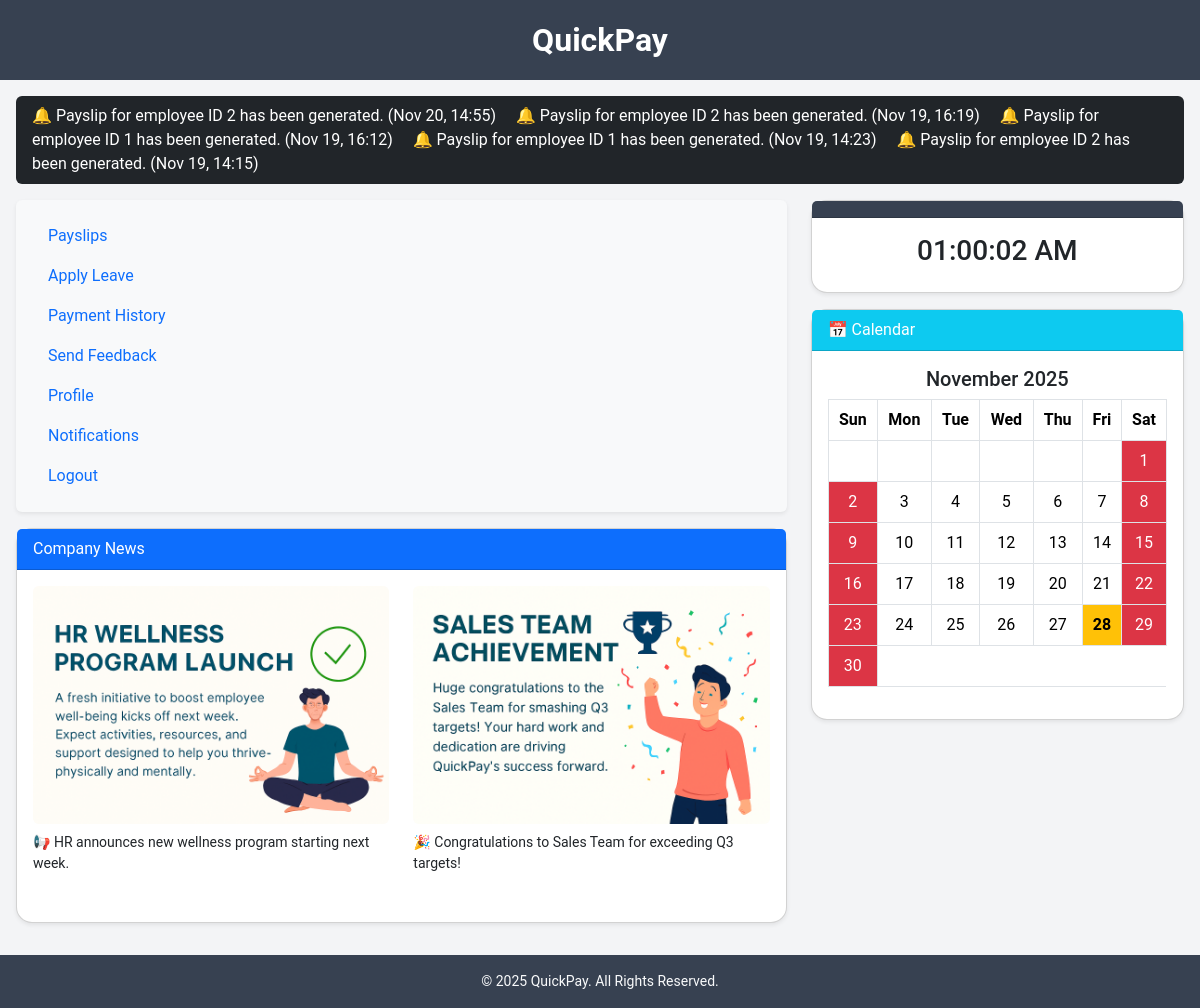
The page /e_home (signed in) on the database its author committed.
### user/models.py (models this page shows, shortened)
class Notification(models.Model):
    user = models.ForeignKey(
        settings.AUTH_USER_MODEL,
        on_delete=models.CASCADE,
        related_name="notifications"
    )
    message = models.TextField(null=False, blank=False)
    created_at = models.DateTimeField(auto_now_add=True)
    is_read = models.BooleanField(default=False)
    class Meta:
        db_table = "notifications"
        ordering = ["-created_at"]

### user/views.py (the view)
# urls.py: path('e_home', user.views.e_home, name='e_home'),
def e_home(request):
    notifications = Notification.objects.filter(user=request.user).order_by('-created_at')[:5]
    return render(request, 'e_home.html', {
        'notifications': notifications})

### Templates/e_home.html (shortened to what this page needs)
{% extends "layout.html" %}
{% load static %}
{% block content %}
<div class="container-fluid p-3">
  <div class="bg-dark text-white py-2 px-3 mb-3 rounded">
  {% if notifications %}
    <marquee behavior="scroll" direction="left">
      {% for note in notifications %}
        🔔 {{ note.message }} ({{ note.created_at|date:"M d, H:i" }}) &nbsp;&nbsp;&nbsp;
      {% endfor %}
    </marquee>
  {% else %}
    <p class="m-0 text-center">No new notifications</p>
  {% endif %}
</div>
  <div class="row">
    <div class="col-md-8">
      <div class="mb-3">
        <nav class="nav flex-column bg-light p-3 rounded shadow-sm">
          <a class="nav-link" href="{% url 'view_payslips' %}"> Payslips</a>
          <a class="nav-link" href="{% url 'add_leave' %}">Apply Leave</a>
          <a class="nav-link" href="{% url 'payment_history' %}">Payment History</a>
          <a class="nav-link" href="{% url 'submit_feedback' %}">Send Feedback</a>
          <a class="nav-link" href="{% url 'edit_profile' %}"> Profile</a>
          <a class="nav-link" href="{% url 'view_notifications' %}">Notifications</a>
          <a class="nav-link" href="{% url 'logout' %}" onclick="return confirm('Are you sure?')">Logout</a>
        </nav>
      </div>
      <div class="card shadow-sm mb-3">
        <div class="card-header bg-primary text-white">Company News</div>
        <div class="card-body">
          <div class="row">
            <div class="col-md-6 mb-3">
              <img src="{% static 'Copilot_20251003_152228.png' %}" class="img-fluid rounded mb-2">
              <p class="small">📢 HR announces new wellness program starting next week.</p>
            </div>
            <div class="col-md-6 mb-3">
              <img src="{% static 'Copilot_20251003_152901.png' %}" class="img-fluid rounded mb-2">
              <p class="small">🎉 Congratulations to Sales Team for exceeding Q3 targets!</p>
            </div>
          </div>
        </div>
      </div>
    </div>
    <div class="col-md-4">
      <div class="card text-center shadow-sm mb-3">
        <div class="card-header bg-secondary text-white"></div>
        <div class="card-body">
          <h3 id="clock"></h3>
        </div>
      </div>
      <div class="card shadow-sm">
        <div class="card-header bg-info text-white">📅 Calendar</div>
        <div class="card-body">
          <div id="calendar"></div>
        </div>
      </div>
    </div>
  </div>
</div>
{% endblock %}

### static/css/mystyle.css (style rules this page uses)
body { margin: 0; font-family: "Roboto", "Segoe UI", sans-serif; background: #f3f4f6; color: #1f2937; }
.bg-secondary { background: #374151 !important; color: #f9fafb !important; }
.card { border-radius: 16px; transition: transform 0.2s ease, box-shadow 0.2s ease; word-wrap: break-word; }
.card { flex: 1; display: flex; flex-direction: column; justify-content: space-between; }

### rows shown on the page
Notification: message "Payslip for employee ID 2 has been generated.", created_at "Nov 20, 14:55"
Notification: message "Payslip for employee ID 2 has been generated.", created_at "Nov 19, 16:19"
Notification: message "Payslip for employee ID 1 has been generated.", created_at "Nov 19, 16:12"
Notification: message "Payslip for employee ID 1 has been generated.", created_at "Nov 19, 14:23"
Notification: message "Payslip for employee ID 2 has been generated.", created_at "Nov 19, 14:15"
